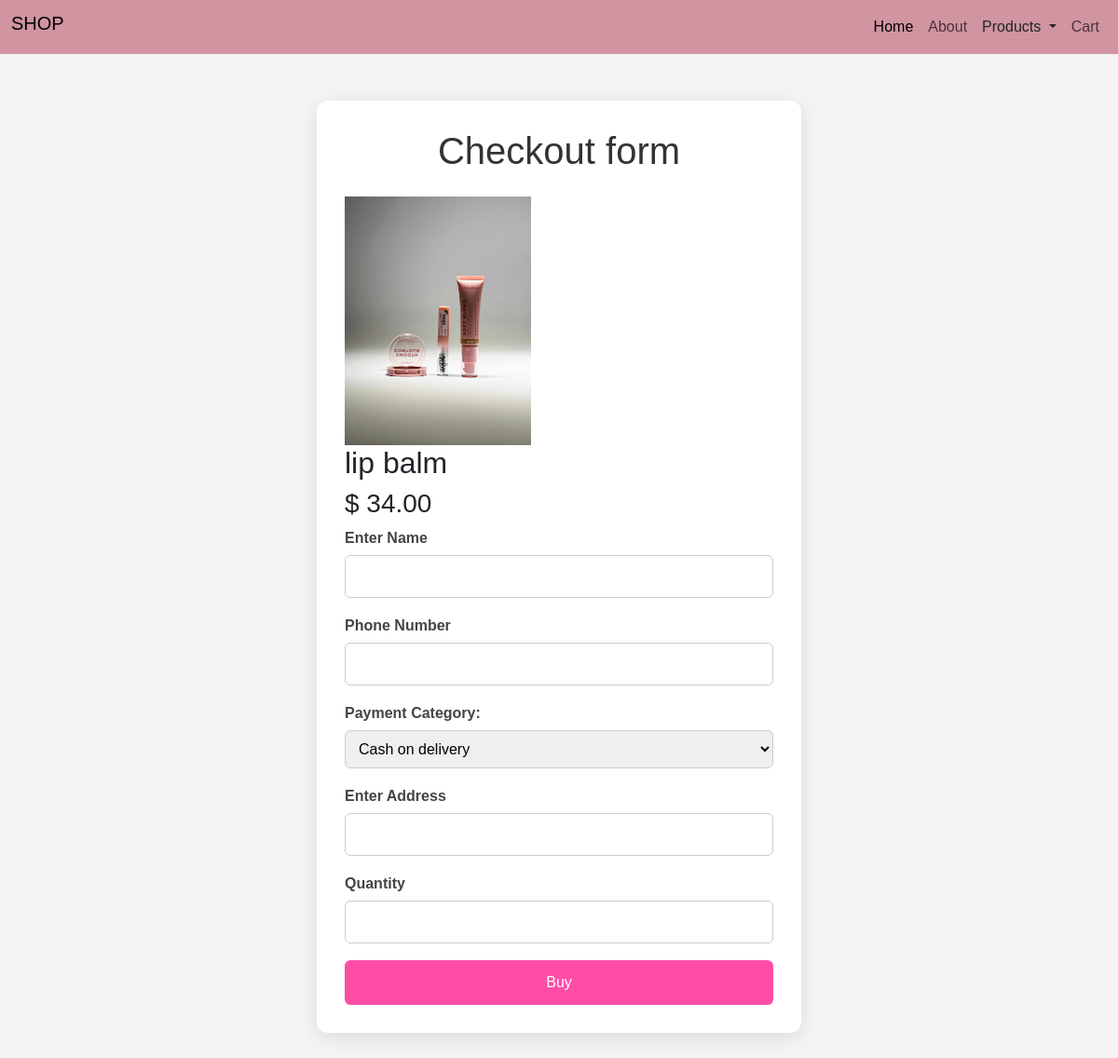
/buy-form.php?id=3, run on the app's committed database.
### tables this page shows
CREATE TABLE `products` (
  `id` int(11) NOT NULL,
  `img` varchar(255) NOT NULL,
  `product_name` varchar(255) NOT NULL,
  `description` varchar(255) NOT NULL,
  `price` decimal(10,2) NOT NULL,
  `product_category` varchar(100) DEFAULT NULL
);

### buy-form.php (the view, shortened to what this page needs)
<!DOCTYPE html>
<html lang="en">
<head>
    <link href="https://cdn.jsdelivr.net/npm/bootstrap@5.3.8/dist/css/bootstrap.min.css" rel="stylesheet">
    <link rel="stylesheet" href="style.css">
    <link rel="stylesheet" href="buy-form.css">
</head>
<body>
<nav class="navbar navbar-expand-lg">
  <div class="container-fluid">
    <h1 class="navbar-brand">SHOP</h1>
    <div class="collapse navbar-collapse" id="navbarNav">
       <ul class="navbar-nav ms-auto align-items-center">
      <ul class="navbar-nav">
        <li class="nav-item">
          <a class="nav-link active" href="index.php">Home</a>
        </li>
        <li class="nav-item">
          <a class="nav-link" href="about.php">About</a>
        </li>
        <li class="nav-item dropdown">
          <a class="nav-link dropdown-toggle text-dark" href="#"
            role="button" data-bs-toggle="dropdown">
            Products
          </a>
        </li>
        <li class="nav-item">
          <a class="nav-link" href="cart.php">Cart</a>
        </li>
      </ul>
    </div>
  </div>
</nav>
<?php
include "connection.php";
$product_id = $_GET['id'];
$sql = "select * from products where id = $product_id";
$result = mysqli_query($conn, $sql);
$row = mysqli_fetch_assoc($result);
?>
    <div class="container">
        <h1>Checkout form</h1>
<img src="<?php echo $row['img']; ?>" width="200">
        <h2><?php echo $row['product_name']; ?></h2>
<h3>$ <?php echo $row['price']; ?></h3>
    <form method="post" enctype="multipart/form-data">
    <div class="form-group">
        <label for="full-name">Enter Name</label>
        <input type="text" id="full-name" name="full-name">
    </div>
<div class="form-group">
        <label for="phone-number">Phone Number</label>
        <input type="text" id="phone-number" name="phone-number">
    </div>
<div class="form-group">
        <label for="pay-category">Payment Category:</label>
        <select id="pay-category" name="pay-category">
    <option value="Cash on delivery">Cash on delivery</option>
</select>
    </div>
    <div class="form-group">
        <label for="phone-number">Enter Address</label>
        <input type="text" id="address" name="address">
    </div>
    <div class="form-group">
        <label for="product-quantity">Quantity</label>
        <input type="number" id="product-quantity" name="product-quantity" step="1">
    </div>
    <input type="submit" value="Buy" class="btn" name="submit">
</form>
</div>
</body>
</html>

### style.css (style rules this page uses)
* { margin: 0; padding: 0; }
.navbar { background-color: #d194a1 !important; }

### buy-form.css (style rules this page uses)
body { font-family: Arial, sans-serif; background: #f4f4f4; margin: 0; padding: 0; }
.container { width: 90%; max-width: 520px; margin: 50px auto; background: #fff; padding: 30px; border-radius: 12px; box-shadow: 0 5px 20px rgba(0, 0, 0, 0.1); }
.container h1 { text-align: center; margin-bottom: 25px; color: #333; }
.form-group { margin-bottom: 18px; }
.form-group label { display: block; margin-bottom: 6px; font-weight: bold; color: #444; }
.form-group input, .form-group select, .form-group textarea { width: 100%; padding: 10px; border: 1px solid #ccc; border-radius: 6px; outline: none; transition: 0.3s; }
.container .btn { width: 100%; padding: 12px; background: #ff4da6; color: white; border: none; border-radius: 6px; font-size: 16px; cursor: pointer; transition: 0.3s; }

### data on the page
products: img (picture), product_name "lip balm", price "34.00"
